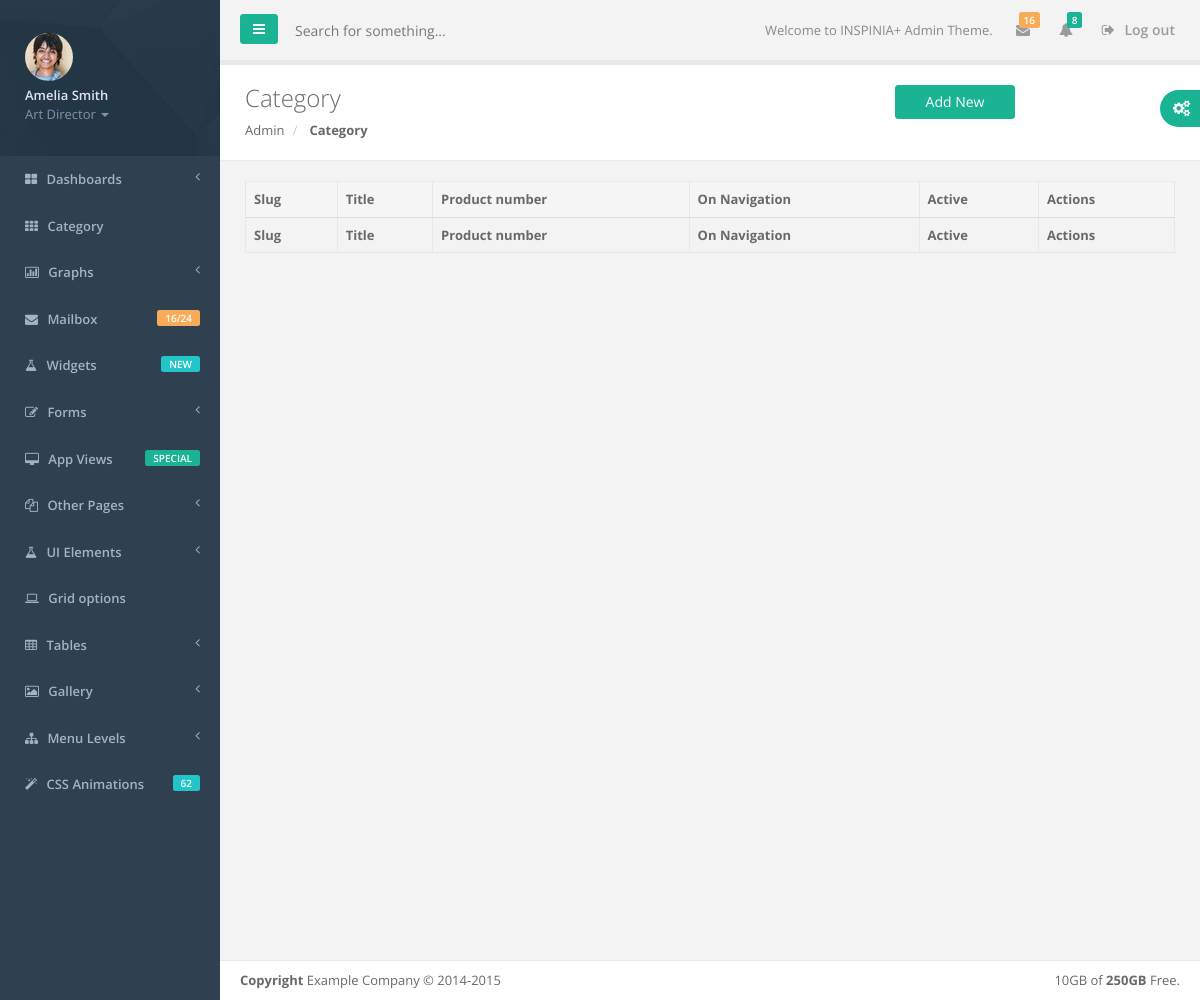
The page /admin/category.php on the database as committed earlier.
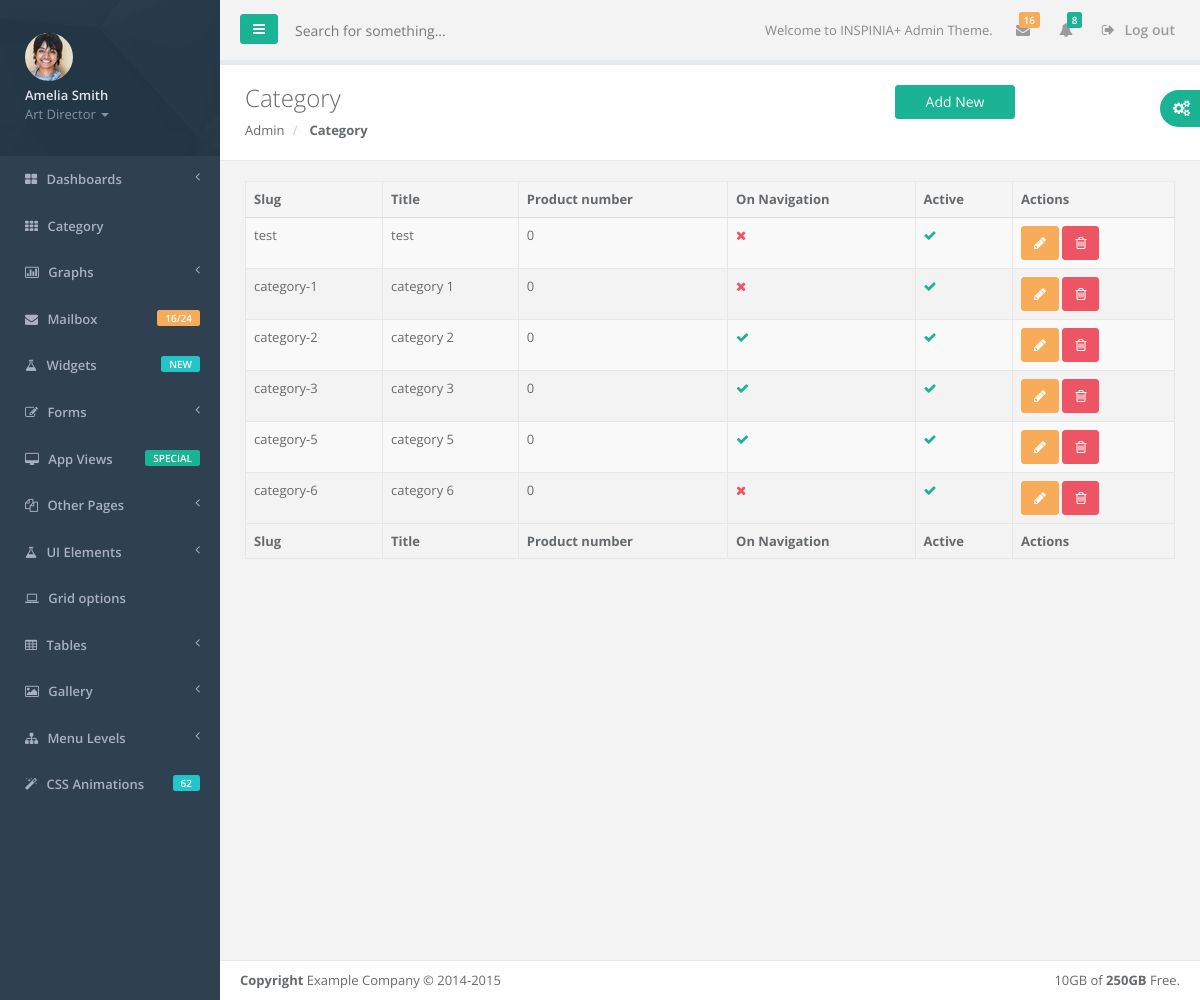
The same page on the database as committed later.
### tables this page shows
CREATE TABLE IF NOT EXISTS `category` (
  `id` int(11) NOT NULL AUTO_INCREMENT,
  `title` varchar(1000) NOT NULL,
  `description` longtext,
  `image` varchar(255) DEFAULT NULL,
  `slug` varchar(1000) NOT NULL,
  `parent_id` int(11) DEFAULT NULL,
  `is_active` bit(1) NOT NULL DEFAULT b'1',
  `on_navigation` bit(1) NOT NULL DEFAULT b'1',
  `order` int(3) NOT NULL DEFAULT '1',
  `seo_title` varchar(1000) DEFAULT NULL,
  `seo_description` varchar(1000) DEFAULT NULL,
  `seo_tags` varchar(1000) DEFAULT NULL,
  `updated` datetime NOT NULL DEFAULT CURRENT_TIMESTAMP ON UPDATE CURRENT_TIMESTAMP,
  PRIMARY KEY (`id`),
  UNIQUE KEY `slug` (`slug`),
  KEY `FK_category_category` (`parent_id`),
  CONSTRAINT `FK_category_category` FOREIGN KEY (`parent_id`) REFERENCES `category` (`id`) ON DELETE SET NULL
);

### admin/category.php (the view, shortened to what this page needs)
<?php
include "connect.php";
$sql = "SELECT * , (select count(id) FROM product WHERE product.category_id = category.id) as pnum  FROM category ";
$category = $conn->query($sql);
?>
<!DOCTYPE html>
<html>
<head>
    <link href="css/bootstrap.min.css" rel="stylesheet">
    <link href="font-awesome/css/font-awesome.css" rel="stylesheet">
    <link href="css/plugins/dataTables/dataTables.bootstrap.css" rel="stylesheet">
    <link href="css/animate.css" rel="stylesheet">
    <link href="css/style.css" rel="stylesheet">
</head>
<body>
    <div id="wrapper">
        <?php include "layouts/nav.php" ?>
        <div id="page-wrapper" class="gray-bg">
        <div class="row border-bottom">
        <nav class="navbar navbar-static-top" role="navigation" style="margin-bottom: 0">
        <div class="navbar-header">
            <a class="navbar-minimalize minimalize-styl-2 btn btn-primary " href="#"><i class="fa fa-bars"></i> </a>
            <form role="search" class="navbar-form-custom" method="post" action="search_results.html">
                <div class="form-group">
                    <input type="text" placeholder="Search for something..." class="form-control" name="top-search" id="top-search">
                </div>
            </form>
        </div>
            <ul class="nav navbar-top-links navbar-right">
                <li>
                    <span class="m-r-sm text-muted welcome-message">Welcome to INSPINIA+ Admin Theme.</span>
                </li>
                <li class="dropdown">
                    <a class="dropdown-toggle count-info" data-toggle="dropdown" href="#">
                        <i class="fa fa-envelope"></i>  <span class="label label-warning">16</span>
                    </a>
                </li>
                <li class="dropdown">
                    <a class="dropdown-toggle count-info" data-toggle="dropdown" href="#">
                        <i class="fa fa-bell"></i>  <span class="label label-primary">8</span>
                    </a>
                </li>
                <li>
                    <a href="login.html">
                        <i class="fa fa-sign-out"></i> Log out
                    </a>
                </li>
            </ul>
        </nav>
        </div>
            <div class="row wrapper border-bottom white-bg page-heading">
                <div class="col-lg-10">
                    <h2>
                        Category
                        <a href="category-form.html" class="btn btn-w-m btn-primary pull-right">Add New</a>
                    </h2>
                    <ol class="breadcrumb">
                        <li>
                            <a href="index.html">Admin</a>
                        </li>
                        <li class="active">
                            <strong>Category</strong>
                        </li>
                    </ol>
                </div>
                <div class="col-lg-2">
                </div>
            </div>
        <div class="wrapper wrapper-content animated fadeInRight">
            <div class="row">
                <div class="col-lg-12">
                    <table class="table table-striped table-bordered table-hover dataTables-example" >
                        <thead>
                            <tr>
                                <th>Slug</th>
                                <th>Title</th>
                                <th>Product number</th>
                                <th>On Navigation</th>
                                <th>Active</th>
                                <th>Actions</th>
                            </tr>
                        </thead>
                        <tbody>
                            <?php
                                while($row = $category->fetch_assoc()) {
                            ?>
                            <tr class="gradeX">
                                <td><?php echo $row["slug"]?></td>
                                <td><?php echo $row["title"]?></td>
                                <td class="center"><?php echo $row["pnum"]?></td>
                                <td class="center"><?php if ( $row["on_navigation"] == 1){echo '<i class="fa fa-check text-navy"></i>';}else{echo '<i class="fa fa-times text-danger"></i>';}?></td>
                                <td class="center"><?php if ( $row["is_active"] == 1){echo '<i class="fa fa-check text-navy"></i>';}else{echo '<i class="fa fa-times text-danger"></i>';}?></td>
                                <td class="center">
                                    <a class="btn btn-warning btn-bitbucket" href="category-form.html?id=<?php echo $row["id"]; ?>">
                                        <i class="fa fa-pencil"></i>
                                    </a>
                                    <a class="btn btn-danger btn-bitbucket">
                                        <i class="fa fa-trash-o"></i>
                                    </a>
                                </td>
                            </tr>
                            <?php } ?>
                        </tbody>
                        <tfoot>
                            <tr>
                                <th>Slug</th>
                                <th>Title</th>
                                <th>Product number</th>
                                <th>On Navigation</th>
                                <th>Active</th>
                                <th>Actions</th>
                            </tr>
                        </tfoot>
                    </table>
                </div>
            </div>
        </div>
        <div class="footer">
            <div class="pull-right">
                10GB of <strong>250GB</strong> Free.
            </div>
            <div>
                <strong>Copyright</strong> Example Company &copy; 2014-2015
            </div>
        </div>
        </div>
        </div>
</body>
</html>

### admin/layouts/nav.php (shortened to what this page needs)
<nav class="navbar-default navbar-static-side" role="navigation">
    <div class="sidebar-collapse">
        <ul class="nav" id="side-menu">
            <li class="nav-header">
                <div class="dropdown profile-element"> <span>
                    <img alt="image" class="img-circle" src="img/profile_small.jpg">
                     </span>
                    <a data-toggle="dropdown" class="dropdown-toggle" href="#">
                    <span class="clear"> <span class="block m-t-xs"> <strong class="font-bold">Amelia Smith</strong>
                     </span> <span class="text-muted text-xs block">Art Director <b class="caret"></b></span> </span> </a>
                </div>
            </li>
            <li>
                <a href="index.html"><i class="fa fa-th-large"></i> <span class="nav-label">Dashboards</span> <span class="fa arrow"></span></a>
            </li>
            <li id="nav_category">
                <a href="category.html">
                    <i class="fa fa-th"></i>
                    <span class="nav-label">Category</span>
                </a>
            </li>
            <li>
                <a href="#"><i class="fa fa-bar-chart-o"></i> <span class="nav-label">Graphs</span><span class="fa arrow"></span></a>
            </li>
            <li>
                <a href="mailbox.html"><i class="fa fa-envelope"></i> <span class="nav-label">Mailbox </span><span class="label label-warning pull-right">16/24</span></a>
            </li>
            <li>
                <a href="widgets.html"><i class="fa fa-flask"></i> <span class="nav-label">Widgets</span> <span class="label label-info pull-right">NEW</span></a>
            </li>
            <li>
                <a href="#"><i class="fa fa-edit"></i> <span class="nav-label">Forms</span><span class="fa arrow"></span></a>
            </li>
            <li>
                <a href="#"><i class="fa fa-desktop"></i> <span class="nav-label">App Views</span>  <span class="pull-right label label-primary">SPECIAL</span></a>
            </li>
            <li>
                <a href="#"><i class="fa fa-files-o"></i> <span class="nav-label">Other Pages</span><span class="fa arrow"></span></a>
            </li>
            <li >
                <a href="#"><i class="fa fa-flask"></i> <span class="nav-label">UI Elements</span><span class="fa arrow"></span></a>
            </li>
            <li>
                <a href="grid_options.html"><i class="fa fa-laptop"></i> <span class="nav-label">Grid options</span></a>
            </li>
            <li>
                <a href="#"><i class="fa fa-table"></i> <span class="nav-label">Tables</span><span class="fa arrow"></span></a>
            </li>
            <li>
                <a href="#"><i class="fa fa-picture-o"></i> <span class="nav-label">Gallery</span><span class="fa arrow"></span></a>
            </li>
            <li>
                <a href="#"><i class="fa fa-sitemap"></i> <span class="nav-label">Menu Levels </span><span class="fa arrow"></span></a>
            </li>
            <li>
                <a href="css_animation.html"><i class="fa fa-magic"></i> <span class="nav-label">CSS Animations </span><span class="label label-info pull-right">62</span></a>
            </li>
        </ul>
    </div>
</nav>

Rows that differ between the two databases and show on the page:
added category: slug "test", title "test", pnum "0", on_navigation "0" (drawn), is_active "1" (drawn)
added category: slug "category-1", title "category 1", pnum "0", on_navigation "0" (drawn), is_active "1" (drawn)
added category: slug "category-2", title "category 2", pnum "0", on_navigation "1" (drawn), is_active "1" (drawn)
added category: slug "category-3", title "category 3", pnum "0", on_navigation "1" (drawn), is_active "1" (drawn)
added category: slug "category-5", title "category 5", pnum "0", on_navigation "1" (drawn), is_active "1" (drawn)
added category: slug "category-6", title "category 6", pnum "0", on_navigation "0" (drawn), is_active "1" (drawn)
